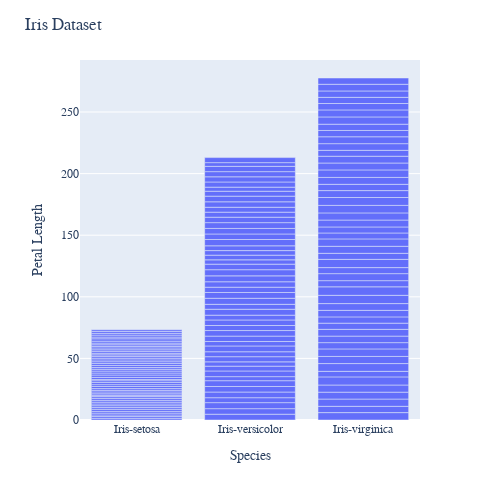

The code cell stored with this chart in its notebook:
### Markdown cell above
**In the Tutorial Completion Document, describe your findings.**

a. Plot the bar chart for Iris dataset between **species** and **petal_length**. After that, modify the layout of the graph's attributes listed below.
1.   width = 500
2.   height = 500
3.   font_family  = "Times New Roman"

### Code cell
# To-do: Plot bar chart between species and petal_length
irispetal_length_fig = px.bar(iris_df, x='species', y='petal_length')

irispetal_length_fig.update_layout(
    title='Iris Dataset',
    xaxis_title="Species",
    yaxis_title="Petal Length",
    width=500,  # set width
    height=500,  # set height
    font_family="Times New Roman"  # set font family
)

irispetal_length_fig.show()

### Figure 1 — Plotly figure (JSON) as saved in the notebook; plotly's stock layout.template omitted (floating-point values rounded to 4 significant figures; data arrays with more than 128 entries replaced by an {"elided": "..."} marker saying what was removed)
{"data": [{"alignmentgroup": "True", "hovertemplate": "species=%{x}<br>petal_length=%{y}<extra></extra>", "legendgroup": "", "marker": {"color": "#636efa", "pattern": {"shape": ""}}, "name": "", "offsetgroup": "", "orientation": "v", "showlegend": false, "textposition": "auto", "type": "bar", "x": {"elided": "150 str values"}, "xaxis": "x", "y": {"elided": "150 float values"}, "yaxis": "y"}], "layout": {"barmode": "relative", "font": {"family": "Times New Roman"}, "height": 500, "legend": {"tracegroupgap": 0}, "margin": {"t": 60}, "title": {"text": "Iris Dataset"}, "width": 500, "xaxis": {"anchor": "y", "domain": [0, 1], "title": {"text": "Species"}}, "yaxis": {"anchor": "x", "domain": [0, 1], "title": {"text": "Petal Length"}}}}
